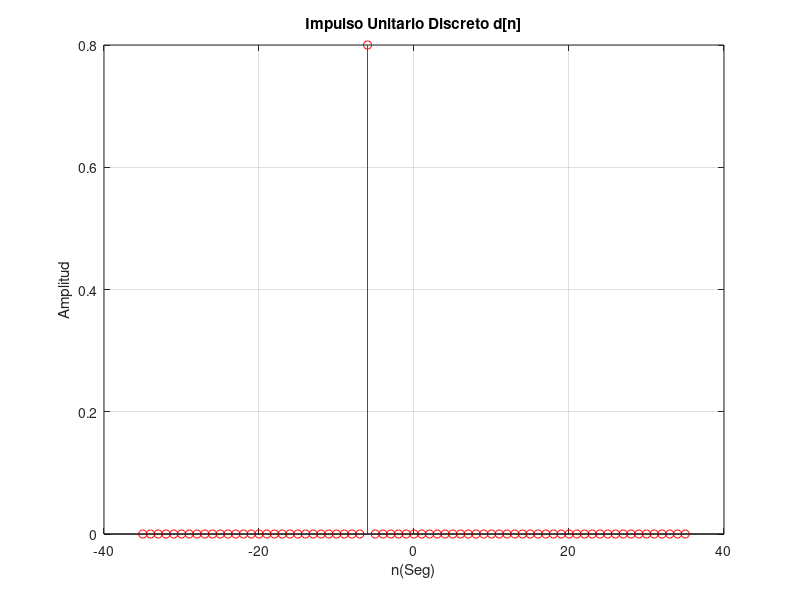

This figure's MATLAB source:
nmax=+35; # límite superior de la escala de tiempo
nmin=-35; # límite inferior de la escala de tiempo
t=6;      # señala adelanto o retraso del pulso       
nn =nmin:nmax; # Rango de tiempo discreto
# valor de cada muestra en el tiempo discreto
x = [zeros(1, abs(nmin)-t) 0.8 zeros(1,abs(nmax)+t)];
stem(nn,x,'r');
xlabel('n(Seg)');
ylabel('Amplitud');
title('Impulso Unitario Discreto d[n]');
grid on;
